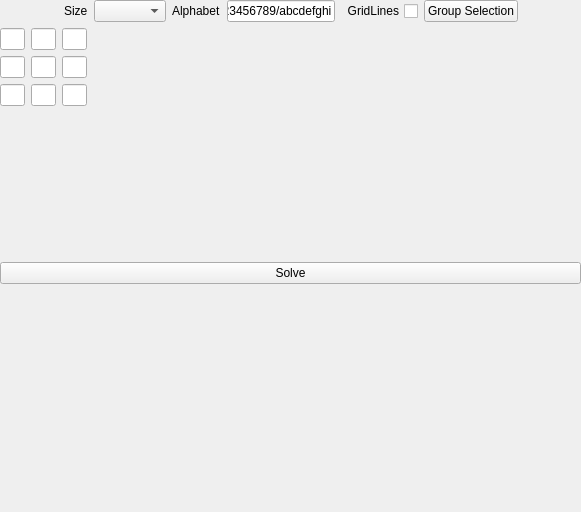
<?xml version="1.0" encoding="UTF-8"?>
<ui version="4.0">
 <class>Form</class>
 <widget class="QWidget" name="Form">
  <property name="geometry">
   <rect>
    <x>0</x>
    <y>0</y>
    <width>581</width>
    <height>512</height>
   </rect>
  </property>
  <property name="windowTitle">
   <string>Form</string>
  </property>
  <widget class="QWidget" name="verticalLayoutWidget">
   <property name="geometry">
    <rect>
     <x>0</x>
     <y>0</y>
     <width>581</width>
     <height>511</height>
    </rect>
   </property>
   <layout class="QVBoxLayout" name="verticalLayout">
    <item>
     <layout class="QHBoxLayout" name="horizontalLayout">
      <item>
       <spacer name="horizontalSpacer_2">
        <property name="orientation">
         <enum>Qt::Horizontal</enum>
        </property>
        <property name="sizeHint" stdset="0">
         <size>
          <width>40</width>
          <height>20</height>
         </size>
        </property>
       </spacer>
      </item>
      <item>
       <widget class="QLabel" name="label">
        <property name="text">
         <string>Size</string>
        </property>
       </widget>
      </item>
      <item>
       <widget class="QComboBox" name="comboBox"/>
      </item>
      <item>
       <widget class="QLabel" name="label_2">
        <property name="text">
         <string>Alphabet</string>
        </property>
       </widget>
      </item>
      <item>
       <widget class="QLineEdit" name="lineEdit_10">
        <property name="text">
         <string>123456789/abcdefghi</string>
        </property>
       </widget>
      </item>
      <item>
       <widget class="QCheckBox" name="checkBox">
        <property name="layoutDirection">
         <enum>Qt::RightToLeft</enum>
        </property>
        <property name="text">
         <string>GridLines</string>
        </property>
       </widget>
      </item>
      <item>
       <widget class="QPushButton" name="pushButton_2">
        <property name="text">
         <string>Group Selection</string>
        </property>
       </widget>
      </item>
      <item>
       <spacer name="horizontalSpacer">
        <property name="orientation">
         <enum>Qt::Horizontal</enum>
        </property>
        <property name="sizeHint" stdset="0">
         <size>
          <width>40</width>
          <height>20</height>
         </size>
        </property>
       </spacer>
      </item>
     </layout>
    </item>
    <item>
     <layout class="QGridLayout" name="gridLayout">
      <item row="2" column="1">
       <widget class="QLineEdit" name="lineEdit_8">
        <property name="sizePolicy">
         <sizepolicy hsizetype="Fixed" vsizetype="Fixed">
          <horstretch>0</horstretch>
          <verstretch>0</verstretch>
         </sizepolicy>
        </property>
        <property name="maximumSize">
         <size>
          <width>25</width>
          <height>25</height>
         </size>
        </property>
       </widget>
      </item>
      <item row="0" column="1">
       <widget class="QLineEdit" name="lineEdit_2">
        <property name="sizePolicy">
         <sizepolicy hsizetype="Fixed" vsizetype="Fixed">
          <horstretch>0</horstretch>
          <verstretch>0</verstretch>
         </sizepolicy>
        </property>
        <property name="maximumSize">
         <size>
          <width>25</width>
          <height>25</height>
         </size>
        </property>
       </widget>
      </item>
      <item row="1" column="0">
       <widget class="QLineEdit" name="lineEdit_6">
        <property name="sizePolicy">
         <sizepolicy hsizetype="Fixed" vsizetype="Fixed">
          <horstretch>0</horstretch>
          <verstretch>0</verstretch>
         </sizepolicy>
        </property>
        <property name="maximumSize">
         <size>
          <width>25</width>
          <height>25</height>
         </size>
        </property>
       </widget>
      </item>
      <item row="0" column="2">
       <widget class="QLineEdit" name="lineEdit_3">
        <property name="sizePolicy">
         <sizepolicy hsizetype="Fixed" vsizetype="Fixed">
          <horstretch>0</horstretch>
          <verstretch>0</verstretch>
         </sizepolicy>
        </property>
        <property name="maximumSize">
         <size>
          <width>25</width>
          <height>25</height>
         </size>
        </property>
       </widget>
      </item>
      <item row="1" column="1">
       <widget class="QLineEdit" name="lineEdit_4">
        <property name="sizePolicy">
         <sizepolicy hsizetype="Fixed" vsizetype="Fixed">
          <horstretch>0</horstretch>
          <verstretch>0</verstretch>
         </sizepolicy>
        </property>
        <property name="maximumSize">
         <size>
          <width>25</width>
          <height>25</height>
         </size>
        </property>
       </widget>
      </item>
      <item row="2" column="0">
       <widget class="QLineEdit" name="lineEdit_9">
        <property name="sizePolicy">
         <sizepolicy hsizetype="Fixed" vsizetype="Fixed">
          <horstretch>0</horstretch>
          <verstretch>0</verstretch>
         </sizepolicy>
        </property>
        <property name="maximumSize">
         <size>
          <width>25</width>
          <height>25</height>
         </size>
        </property>
       </widget>
      </item>
      <item row="0" column="0">
       <widget class="QLineEdit" name="lineEdit">
        <property name="sizePolicy">
         <sizepolicy hsizetype="Fixed" vsizetype="Fixed">
          <horstretch>0</horstretch>
          <verstretch>0</verstretch>
         </sizepolicy>
        </property>
        <property name="maximumSize">
         <size>
          <width>25</width>
          <height>25</height>
         </size>
        </property>
       </widget>
      </item>
      <item row="2" column="2">
       <widget class="QLineEdit" name="lineEdit_7">
        <property name="sizePolicy">
         <sizepolicy hsizetype="Fixed" vsizetype="Fixed">
          <horstretch>0</horstretch>
          <verstretch>0</verstretch>
         </sizepolicy>
        </property>
        <property name="maximumSize">
         <size>
          <width>25</width>
          <height>25</height>
         </size>
        </property>
       </widget>
      </item>
      <item row="1" column="2">
       <widget class="QLineEdit" name="lineEdit_5">
        <property name="sizePolicy">
         <sizepolicy hsizetype="Fixed" vsizetype="Fixed">
          <horstretch>0</horstretch>
          <verstretch>0</verstretch>
         </sizepolicy>
        </property>
        <property name="maximumSize">
         <size>
          <width>25</width>
          <height>25</height>
         </size>
        </property>
       </widget>
      </item>
      <item row="3" column="1">
       <spacer name="verticalSpacer_2">
        <property name="orientation">
         <enum>Qt::Vertical</enum>
        </property>
        <property name="sizeHint" stdset="0">
         <size>
          <width>20</width>
          <height>40</height>
         </size>
        </property>
       </spacer>
      </item>
      <item row="1" column="3">
       <spacer name="horizontalSpacer_3">
        <property name="orientation">
         <enum>Qt::Horizontal</enum>
        </property>
        <property name="sizeHint" stdset="0">
         <size>
          <width>40</width>
          <height>20</height>
         </size>
        </property>
       </spacer>
      </item>
     </layout>
    </item>
    <item>
     <widget class="QPushButton" name="pushButton">
      <property name="text">
       <string>Solve</string>
      </property>
     </widget>
    </item>
    <item>
     <spacer name="verticalSpacer">
      <property name="orientation">
       <enum>Qt::Vertical</enum>
      </property>
      <property name="sizeHint" stdset="0">
       <size>
        <width>20</width>
        <height>40</height>
       </size>
      </property>
     </spacer>
    </item>
   </layout>
  </widget>
 </widget>
 <resources/>
 <connections/>
</ui>
